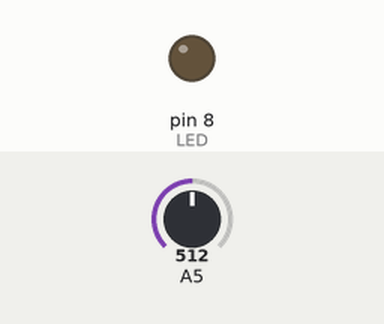
The sketch below on a simulated Arduino Uno, built with avr-gcc and run on an emulated ATmega328P. Shown: output pins drawn as LEDs (lit = HIGH). Inputs (shaded band) come from the test bench; at power-on: A5 = 512.

Above: at 1.2 s.
1.3 s: A5 set to 524
At 2.5 s:
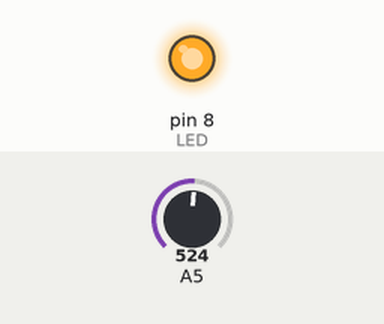
2.8 s: A5 set to 511
At 3.9 s:
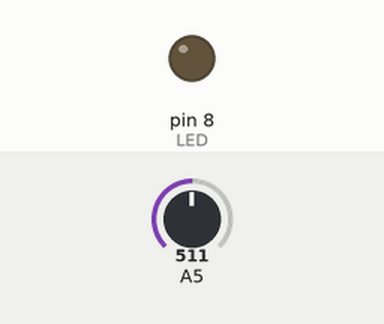
4.3 s: A5 set to 716
At 5.0 s:
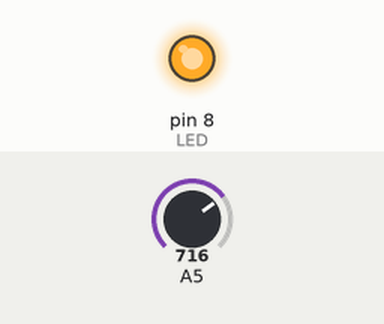
Timing chart, 0 to 7.3 s (numbered marks = the images above; inputs shaded):
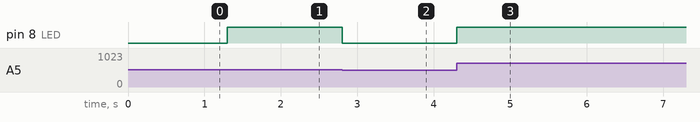

The sketch:

Sensorinclinacion.ino
```cpp
//Declaraciones
int LED = 8;
int i;

//Configuracion
void setup() {
  pinMode(LED, OUTPUT);

}

//Ejecucion
void loop() {
  while(1){
    i=analogRead(A5);

    if(i>512){
      digitalWrite(LED, HIGH);

    }

    else{

      digitalWrite(LED, LOW);
    }

  }

}
```

Measured:
- the behaviour switches between 512 and 513 on A5 (found by bisection; images 0 and 1)
- after the input at 1.3 s, pin 8 (LED): LOW → HIGH at once
- after the input at 2.8 s, pin 8 (LED): HIGH → LOW at once
- after the input at 4.3 s, pin 8 (LED): LOW → HIGH at once
